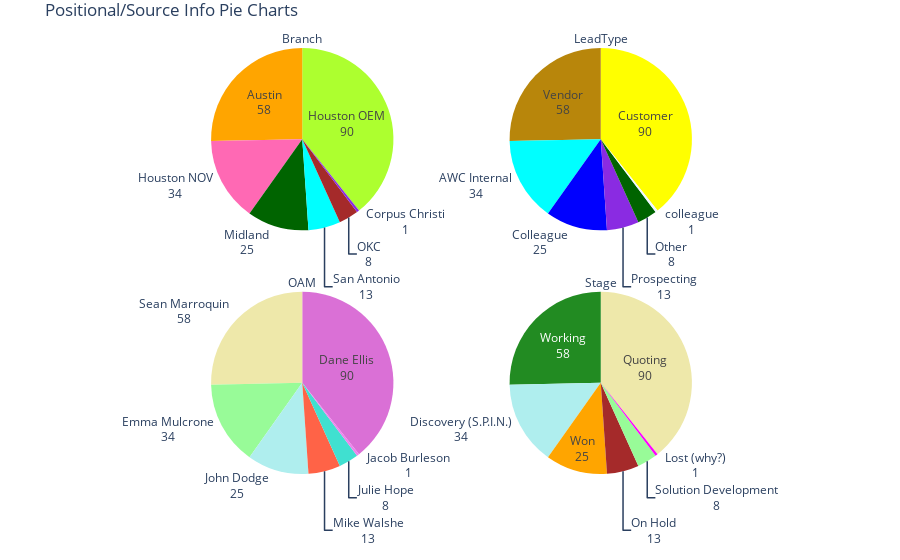

Notebook code for this chart:
### Code cell
dff = df_num


mode = "Count"
group_sel = "Positional/Source Info"



# Define color sets of paintings
night_colors = ['rgb(56, 75, 126)', 'rgb(18, 36, 37)', 'rgb(34, 53, 101)',
                'rgb(36, 55, 57)', 'rgb(6, 4, 4)']
sunflowers_colors = ['rgb(177, 127, 38)', 'rgb(205, 152, 36)', 'rgb(99, 79, 37)',
                     'rgb(129, 180, 179)', 'rgb(124, 103, 37)']
irises_colors = ['rgb(33, 75, 99)', 'rgb(79, 129, 102)', 'rgb(151, 179, 100)',
                 'rgb(175, 49, 35)', 'rgb(36, 73, 147)']
cafe_colors =  ['rgb(146, 123, 21)', 'rgb(177, 180, 34)', 'rgb(206, 206, 40)',
                'rgb(175, 51, 21)', 'rgb(35, 36, 21)']

color_dict = {'Branch':['greenyellow', 'orange', 'hotpink', 'darkgreen','cyan','brown','blueviolet'],
             'LeadType':['yellow','darkgoldenrod','aqua','blue','blueviolet','darkgreen','aliceblue','lawngreen'],
             'Type':['Orange','green','cyan','violet'],
             'New':['cadetblue', 'burlywood', 'brown'],
             'Stage':['palegoldenrod', 'forestgreen', 'paleturquoise','orange','brown', 'palegreen', 'fuchsia'],
             'OAM':['orchid', 'palegoldenrod', 'palegreen', 'paleturquoise',
                'tomato', 'turquoise','violet', 'darkgreen', 'peru', 'pink',
                'plum', 'powderblue', 'purple', 'red', 'rosybrown',
                'royalblue', 'saddlebrown', 'salmon', 'sandybrown',
                'seagreen', 'seashell', 'gold', 'silver', 'skyblue',],
            'KeyVendor':['beige', 'bisque', 'black', 'blanchedalmond', 'blue',
                          'blueviolet', 'brown', 'burlywood', 'cadetblue',
                          'chartreuse', 'chocolate', 'coral', 'cornflowerblue',
                          'cornsilk', 'crimson', 'cyan', 'darkblue', 'darkcyan',
                          'darkgoldenrod', 'darkgray', 'darkgrey', 'darkgreen',
                          'darkkhaki'],
             "Customer": ['mediumturquoise', 'mediumvioletred', 'midnightblue',
                          'mintcream', 'mistyrose', 'moccasin', 'navajowhite', 'navy',
                          'oldlace', 'olive', 'olivedrab', 'orange', 'pink',
                          'orchid', 'palegoldenrod', 'palegreen', 'paleturquoise',
                          'black', 'papayawhip', 'orange', 'peru', 'pink',
                          'aliceblue', 'red', 'aqua', 'aquamarine', 'azure',
                          'beige', 'bisque', 'black', 'blanchedalmond', 'blue',
                          'blueviolet', 'brown', 'burlywood', 'cadetblue',
                          'chartreuse', 'chocolate', 'coral', 'cornflowerblue',
                          'cornsilk', 'crimson', 'cyan', 'darkblue', 'darkcyan',
                          'darkgoldenrod', 'darkgray', 'darkgrey', 'darkgreen',
                          'darkkhaki']}
             
# Create subplots, using 'domain' type for pie charts
specs = [[{'type':'domain'}, {'type':'domain'}],
         [{'type':'domain'}, {'type':'domain'}],]
fig = make_subplots(rows=2, cols=2, specs=specs,horizontal_spacing=0,vertical_spacing=0.1)

groups1 = ["Branch","LeadType","OAM","Stage"] #Positional/Source Info

groups2 = ["Customer","KeyVendor","New","Type"] #Customer/Vendor Info

rowcol = {"1":(1,1), "2":(1,2),
          "3":(2,1), "4":(2,2)}

groups = groups1 if group_sel == "Positional/Source Info" else groups2

if mode == "Count":
    for i,group in enumerate(groups):
        
        fig.add_trace(go.Pie(labels=df_num[group].value_counts().sort_values(ascending=False).index,
                             values=list(df_num["Stage"].value_counts().sort_values(ascending=False)), 
                             name=group,
                             title=group,
                             marker_colors=color_dict[group]), rowcol[str(i+1)][0], rowcol[str(i+1)][1])
elif mode == "PV Sum"
        
        
# Tune layout and hover info
fig.update_traces(hoverinfo='label+percent+name', textinfo='label+value')
fig.update(
    layout_title_text='Positional/Source Info Pie Charts' if group_sel == "Positional/Source Info" else\
                                    "Customer/Vendor Info",
           layout_showlegend=False)

fig.update_layout(
    margin=dict(l=0, r=0, t=30,b=0),
    #paper_bgcolor="lightcyan",
    #plot_bgcolor='lightsteelblue' #gainsboro, lightsteelblue lightsalmon lightgreen lightpink lightcyan lightblue black
)


#fig = go.Figure(fig)
fig.show()

### Figure 1 — Plotly figure (JSON) as saved in the notebook; plotly's stock layout.template omitted (floating-point values rounded to 4 significant figures)
{"data": [{"domain": {"x": [0, 0.5], "y": [0.55, 1]}, "hoverinfo": "label+percent+name", "labels": ["Houston OEM", "Austin", "Houston NOV", "Midland", "San Antonio", "OKC", "Corpus Christi"], "marker": {"colors": ["greenyellow", "orange", "hotpink", "darkgreen", "cyan", "brown", "blueviolet"]}, "name": "Branch", "textinfo": "label+value", "title": {"text": "Branch"}, "type": "pie", "values": [90, 58, 34, 25, 13, 8, 1]}, {"domain": {"x": [0.5, 1], "y": [0.55, 1]}, "hoverinfo": "label+percent+name", "labels": ["Customer", "Vendor", "AWC Internal", "Colleague", "Prospecting", "Other", "colleague", "ADC"], "marker": {"colors": ["yellow", "darkgoldenrod", "aqua", "blue", "blueviolet", "darkgreen", "aliceblue", "lawngreen"]}, "name": "LeadType", "textinfo": "label+value", "title": {"text": "LeadType"}, "type": "pie", "values": [90, 58, 34, 25, 13, 8, 1]}, {"domain": {"x": [0, 0.5], "y": [0, 0.45]}, "hoverinfo": "label+percent+name", "labels": ["Dane Ellis", "Sean Marroquin", "Emma Mulcrone", "John Dodge", "Mike Walshe", "Julie Hope", "Jacob Burleson", "Kurt Rosenhagen", "Adam Tacker", "David Wagner", "John Womack", "Darren Ripple", "Miguel Grillo", "Andy Horn", "Casey Goldapp", "Scott Hines", "David Snuggs", "Jeramie Bartlett", "Erik Pierce", "Greg Ellis", "Brian Corbell"], "marker": {"colors": ["orchid", "palegoldenrod", "palegreen", "paleturquoise", "tomato", "turquoise", "violet", "darkgreen", "peru", "pink", "plum", "powderblue", "purple", "red", "rosybrown", "royalblue", "saddlebrown", "salmon", "sandybrown", "seagreen", "seashell", "gold", "silver", "skyblue"]}, "name": "OAM", "textinfo": "label+value", "title": {"text": "OAM"}, "type": "pie", "values": [90, 58, 34, 25, 13, 8, 1]}, {"domain": {"x": [0.5, 1], "y": [0, 0.45]}, "hoverinfo": "label+percent+name", "labels": ["Quoting", "Working", "Discovery (S.P.I.N.)", "Won", "On Hold", "Solution Development", "Lost (why?)"], "marker": {"colors": ["palegoldenrod", "forestgreen", "paleturquoise", "orange", "brown", "palegreen", "fuchsia"]}, "name": "Stage", "textinfo": "label+value", "title": {"text": "Stage"}, "type": "pie", "values": [90, 58, 34, 25, 13, 8, 1]}], "layout": {"margin": {"b": 0, "l": 0, "r": 0, "t": 30}, "showlegend": false, "title": {"text": "Positional/Source Info Pie Charts"}}}
